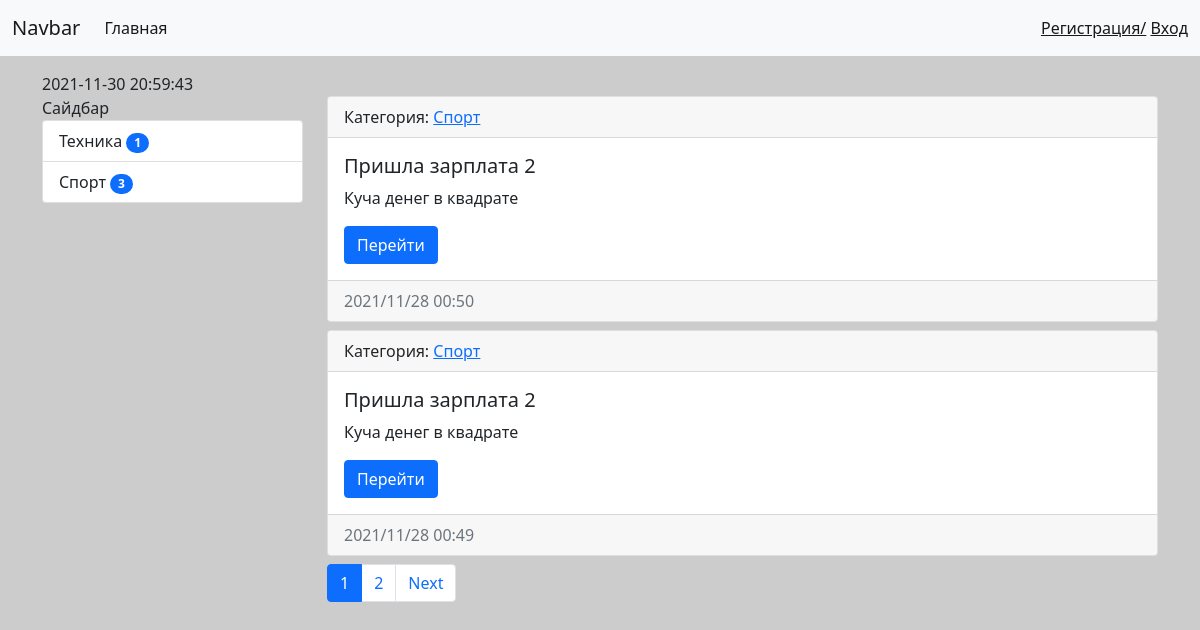
The app's page /, older data.
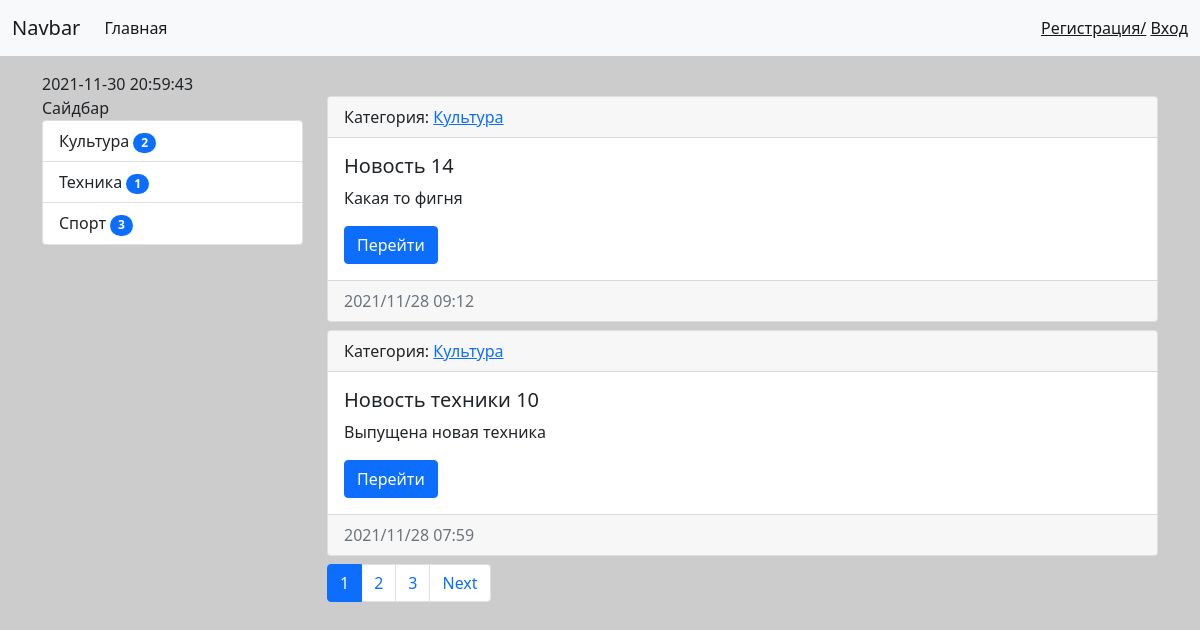
The same page, newer data.
### news/models.py (models this page shows, shortened)
class Category(models.Model):
    title = models.CharField(max_length=150, verbose_name='Наименование категории', db_index=True)
    def get_absolute_url(self):
        return reverse('category',kwargs={"category_id": self.pk})
    class Meta:
        verbose_name = "Категория"
        verbose_name_plural = "Категории"
        ordering = ['title']
    def __str__(self):
        return self.title

class News(models.Model):
    title = models.CharField(max_length=150, verbose_name="Заголовок")
    content = models.TextField(blank=True, verbose_name='Контент')
    created_at = models.DateTimeField(auto_now_add=True, verbose_name="Опубликовано")
    updated_at = models.DateTimeField(auto_now=True, verbose_name='Обновлено')
    photo = models.ImageField(upload_to='photos/%Y/%m/', verbose_name="Фото", blank=True)
    is_published = models.BooleanField(default=True, verbose_name='Опубликовано?')
    category = models.ForeignKey('Category', on_delete=models.PROTECT, null=True, verbose_name='Категория')
    views = models.IntegerField(default=0)
    def get_absolute_url(self):
        return reverse('view_news',kwargs={"pk": self.pk})
    class Meta:
        verbose_name = "Новость"
        verbose_name_plural = "Новости"
        ordering = ['-created_at']

### news/views.py (the view)
# urls.py: path('', views.HomeNews.as_view(), name='home'),
class HomeNews(MymMxin,ListView):
    model = News
    template_name = "news/news_list.html"#не обязательно
    contex_object_name = "object_list"#Не обязательно имя переменной
    extra_content = {'title': "Главная"}#Только для статичных данных
    queryset = News.objects.filter(is_published=True).select_related("category")
    mixin_prop = 'hello world '
    paginate_by = 2
    def get_context_data(self, *, object_list=None, **kwargs):
        context = super().get_context_data(**kwargs)
        context['title'] = 'Главная страница'
        return context

### news/templatetags/news_tags.py (called while the page is built)
@register.inclusion_tag('news/list_categories.html')
def show_categories(arg1="HELLO", arg2=505):
    categories = Category.objects.annotate(cnt=Count('news',filter=F('news__is_published'))).filter(cnt__gt=0)
    return {"categories": categories,
            "arg1":arg1,
            "arg2:":arg2
            }

### news/templates/news/news_list.html (shortened to what this page needs)
{% extends 'base.html' %}
{% block sidebar  %}
{% include 'inc/_sidebar.html' %}
{% endblock %}
{% block content %}
  {%for item in object_list%}
    <div class="card mb-2 ">
        <div class="card-header">
         Категория: <a href="{{ item.category.get_absolute_url }}"> {{item.category}} </a>
        </div>
            <div class="card-body">
                  <h5 class="card-title">{{item.title}}</h5>
                  {% autoescape off %}
                  <p class="card-text">{{item.content|truncatewords:50}}</p>
                  {% endautoescape %}
                    <a href="{{item.get_absolute_url}}" class="btn btn-primary ">Перейти</a>
            </div>
        <div class="card-footer text-muted">
          {{item.created_at|date:"Y/m/d H:i"}}
        </div>
    </div>
  {% endfor %}
{% endblock %}

### news/templates/news/list_categories.html
<div class="list-group mb-2">
    {{arg1}}
    {% for item in categories %}
      <a href="{{ item.get_absolute_url }}" class="list-group-item list-group-item-action">{{item.title}}
      <span class="badge bg-primary rounded-pill">{{item.cnt}}</span></a>
    {% endfor %}
</div>

Row changes from the older to the newer data that the page shows:
no longer on this page (row unchanged): News: category "Спорт", title "Пришла зарплата 2", content "Куча денег в квадрате", created_at "2021/11/28 00:50"
no longer on this page (row unchanged): News: category "Спорт", title "Пришла зарплата 2", content "Куча денег в квадрате", created_at "2021/11/28 00:49"
now on this page (row unchanged): Category: title "Культура", cnt "2"
added News: category "Культура", title "Новость 14", content "Какая то фигня", created_at "2021/11/28 09:12"
added News: category "Культура", title "Новость техники 10", content "Выпущена новая техника", created_at "2021/11/28 07:59"
Text that changed along with them:
new list line: "3"
